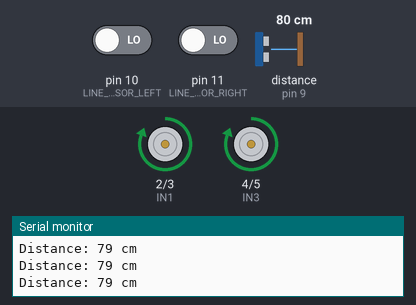
Bench run of a sketch on a simulated Arduino Uno, built with avr-gcc and run on an emulated ATmega328P. Parts: motor-driver pin pairs drawn as motors (green arrow = first pin HIGH = forward, orange = second pin HIGH = backward, longer = more drive, scaled by the enable pin), the last lines printed to the serial monitor. Wiring (inferred from the names in the program): ultrasonic range finder: trigger pin 8; echo pin 9. Inputs (shaded band) come from the test bench; at power-on: distance to the obstacle (sensor on pin 9) 80 cm, pin 10 (LINE_SENSOR_LEFT) LOW, pin 11 (LINE_SENSOR_RIGHT) LOW. The echo pulse lasts 58.3 µs per cm.

Above: at 1.2 s.
1.3 s: distance to the obstacle (sensor on pin 9) set to 17 cm
2.8 s: distance to the obstacle (sensor on pin 9) set to 14 cm
At 3.5 s:
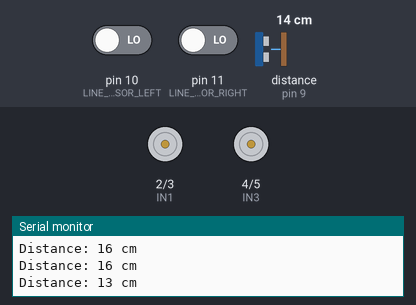
5.8 s: distance to the obstacle (sensor on pin 9) set to 18 cm
8.3 s: pin 10 (LINE_SENSOR_LEFT) driven HIGH
At 8.6 s:
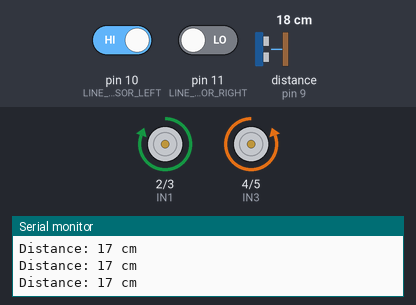
9.8 s: pin 11 (LINE_SENSOR_RIGHT) driven HIGH
At 10.2 s:
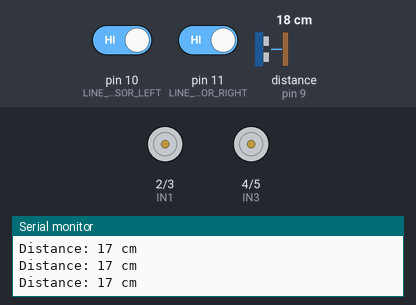
12.8 s: pin 10 (LINE_SENSOR_LEFT) driven LOW
At 13.7 s:
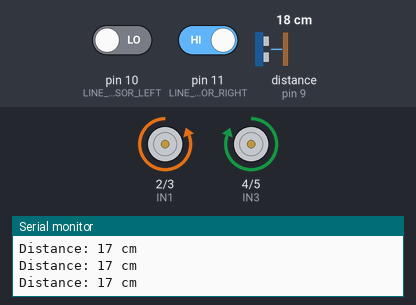
Timing chart, 0 to 15.3 s (numbered marks = the images above; inputs shaded):
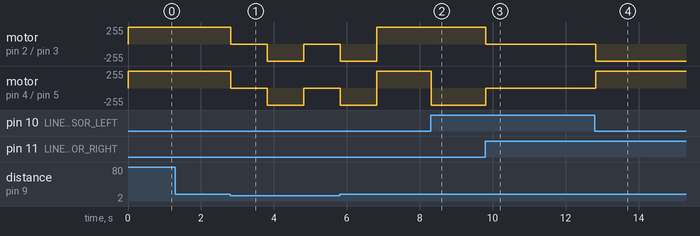

Measured:
- the behaviour switches between 16 and 15 cm on distance to the obstacle (sensor on pin 9) (found by bisection; images 0 and 1)
- after the input at 2.8 s, motor on pin 2 (IN1) / pin 3 (IN2), motor on pin 4 (IN3) / pin 5 (IN4): forward 255/255 → stopped at once, → backward 255/255 1.0 s later, → stopped 1.0 s later
- after the input at 8.3 s, motor on pin 4 (IN3) / pin 5 (IN4): forward 255/255 → backward 255/255 at once
- after the input at 9.8 s, motor on pin 2 (IN1) / pin 3 (IN2): forward 255/255 → stopped at once; motor on pin 4 (IN3) / pin 5 (IN4): backward 255/255 → stopped at once
- after the input at 12.8 s, motor on pin 2 (IN1) / pin 3 (IN2): stopped → backward 255/255 at once; motor on pin 4 (IN3) / pin 5 (IN4): stopped → forward 255/255 at once

The sketch:

Tumbalatas_GPT.ino
```cpp
// Definición de pines para el L298N
const int IN1 = 2; // Pin IN1 del L298N
const int IN2 = 3; // Pin IN2 del L298N
const int IN3 = 4; // Pin IN3 del L298N
const int IN4 = 5; // Pin IN4 del L298N
const int ENA = 6; // Pin ENA para el motor izquierdo
const int ENB = 7; // Pin ENB para el motor derecho

// Definición de pines para el sensor ultrasónico
const int TRIG = 8; // Pin TRIG del HC-SR04
const int ECHO = 9; // Pin ECHO del HC-SR04

// Definición de pines para los sensores de línea
const int LINE_SENSOR_LEFT = 10;
const int LINE_SENSOR_RIGHT = 11;

// Variables para la medición de distancia
long duration;
int distance;

void setup() {
  // Configuración de pines para el L298N
  pinMode(IN1, OUTPUT);
  pinMode(IN2, OUTPUT);
  pinMode(IN3, OUTPUT);
  pinMode(IN4, OUTPUT);
  pinMode(ENA, OUTPUT);
  pinMode(ENB, OUTPUT);

  // Configuración de pines para el sensor ultrasónico
  pinMode(TRIG, OUTPUT);
  pinMode(ECHO, INPUT);

  // Configuración de pines para los sensores de línea
  pinMode(LINE_SENSOR_LEFT, INPUT);
  pinMode(LINE_SENSOR_RIGHT, INPUT);

  Serial.begin(9600);
}

void loop() {
  // Medir la distancia con el sensor ultrasónico
  digitalWrite(TRIG, LOW);
  delayMicroseconds(2);
  digitalWrite(TRIG, HIGH);
  delayMicroseconds(10);
  digitalWrite(TRIG, LOW);

  duration = pulseIn(ECHO, HIGH);
  distance = duration * 0.0344 / 2; // Convertir a cm

  Serial.print("Distance: ");
  Serial.print(distance);
  Serial.println(" cm");

  // Leer los sensores de línea
  bool lineLeft = digitalRead(LINE_SENSOR_LEFT);
  bool lineRight = digitalRead(LINE_SENSOR_RIGHT);

  // Comportamiento basado en la distancia y los sensores de línea
  if (distance < 15) { // Si un objeto está demasiado cerca
    stopMotors();
    delay(1000); // Esperar un segundo
    reverse(); // Moverse hacia atrás
    delay(1000); // Esperar un segundo
    stopMotors();
  } else if (lineLeft && lineRight) { // Si ambos sensores detectan línea
    stopMotors();
    delay(500);
    rotateRight(); // Girar a la derecha
  } else if (lineLeft) { // Si solo el sensor izquierdo detecta línea
    turnRight(); // Girar a la derecha
  } else if (lineRight) { // Si solo el sensor derecho detecta línea
    turnLeft(); // Girar a la izquierda
  } else { // Si no se detecta línea
    moveForward(); // Avanzar
  }
}

// Funciones para controlar los motores

void moveForward() {//Ir hacia delante
  digitalWrite(IN1, HIGH);
  digitalWrite(IN2, LOW);
  digitalWrite(IN3, HIGH);
  digitalWrite(IN4, LOW);
  analogWrite(ENA, 255); // Velocidad máxima
  analogWrite(ENB, 255); // Velocidad máxima
}

void reverse() {//Ir hacia atras
  digitalWrite(IN1, LOW);
  digitalWrite(IN2, HIGH);
  digitalWrite(IN3, LOW);
  digitalWrite(IN4, HIGH);
  analogWrite(ENA, 255);//Velocidad máxima
  analogWrite(ENB, 255);//Velocidad máxima
}

void turnLeft() {//Girar a la izquierda
  digitalWrite(IN1, LOW);
  digitalWrite(IN2, HIGH);
  digitalWrite(IN3, HIGH);
  digitalWrite(IN4, LOW);
  analogWrite(ENA, 255);//Velocidad máxima
  analogWrite(ENB, 255);//Velocidad máxima
}

void turnRight() {//Girar a la derecha
  digitalWrite(IN1, HIGH);
  digitalWrite(IN2, LOW);
  digitalWrite(IN3, LOW);
  digitalWrite(IN4, HIGH);
  analogWrite(ENA, 255);//Velocidad máxima
  analogWrite(ENB, 255);//Velocidad máxima
}

void rotateRight() {//Rotar a la derecha
  digitalWrite(IN1, HIGH);
  digitalWrite(IN2, LOW);
  digitalWrite(IN3, LOW);
  digitalWrite(IN4, HIGH);
  analogWrite(ENA, 255);//Velocidad máxima
  analogWrite(ENB, 255);//Velocidad máxima
}

void stopMotors() {//Detener motores
  digitalWrite(IN1, LOW);
  digitalWrite(IN2, LOW);
  digitalWrite(IN3, LOW);
  digitalWrite(IN4, LOW);
}
```
